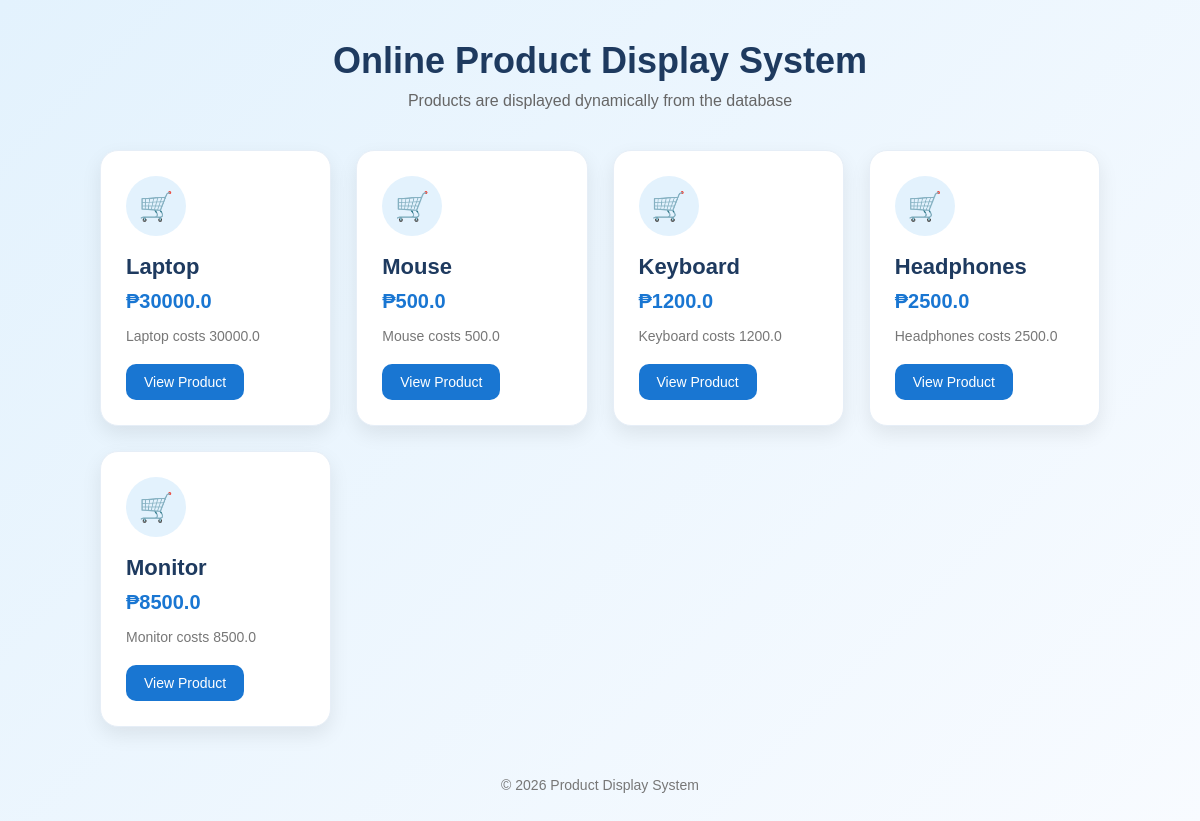
Screenshot of /products/ with the database file from the repository.
### products/models.py (models this page shows, shortened)
class Product(models.Model):
    name = models.CharField(max_length=100)
    price = models.FloatField()
    def product_info(self):
        return f"{self.name} costs {self.price}"

### products/views.py (the view)
# urls.py: path('products/', views.product_list, name='product_list'),
def product_list(request):
    products = Product.objects.all()
    return render(request, 'products/product_list.html', {
        'products': products
    })

### products/templates/products/product_list.html (shortened to what this page needs)
<!DOCTYPE html>
<html lang="en">
<head>
</head>
<body>
    <div class="container">
        <div class="header">
            <h1>Online Product Display System</h1>
            <p>Products are displayed dynamically from the database</p>
        </div>
        <div class="product-grid">
            {% for product in products %}
                <div class="product-card">
                    <div class="product-icon">🛒</div>
                    <h2>{{ product.name }}</h2>
                    <p class="price">₱{{ product.price }}</p>
                    <p class="info">
                        {{ product.product_info }}
                    </p>
                    <a href="#" class="btn">View Product</a>
                </div>
            {% empty %}
                <div class="empty-message">
                    <h2>No Products Available</h2>
                    <p>Please add products using the Django Shell.</p>
                </div>
            {% endfor %}
        </div>
        <footer>
            <p>&copy; 2026 Product Display System</p>
        </footer>
    </div>
</body>
</html>

### products/templates/products/product_list.html (style rules this page uses)
* { margin: 0; padding: 0; box-sizing: border-box; font-family: Arial, sans-serif; }
body { background: linear-gradient(135deg, #e3f2fd, #f8fbff); min-height: 100vh; padding: 40px; }
.container { max-width: 1000px; margin: auto; }
.header { text-align: center; margin-bottom: 40px; }
.header h1 { font-size: 36px; color: #1e3a5f; margin-bottom: 10px; }
.header p { color: #666; font-size: 16px; }
.product-grid { display: grid; grid-template-columns: repeat(auto-fit, minmax(230px, 1fr)); gap: 25px; }
.product-card { background: white; padding: 25px; border-radius: 18px; box-shadow: 0 8px 20px rgba(0, 0, 0, 0.08); transition: 0.3s ease; border: 1px solid #e6eef7; }
.product-icon { width: 60px; height: 60px; background: #e3f2fd; color: #1976d2; border-radius: 50%; display: flex; align-items: center; justify-content: center; font-size: 28px; margin-bottom: 18px; }
.product-card h2 { font-size: 22px; color: #1e3a5f; margin-bottom: 10px; }
.price { font-size: 20px; font-weight: bold; color: #1976d2; margin-bottom: 15px; }
.info { font-size: 14px; color: #777; margin-bottom: 20px; }
.btn { display: inline-block; padding: 10px 18px; background: #1976d2; color: white; text-decoration: none; border-radius: 10px; font-size: 14px; transition: 0.3s; }
footer { text-align: center; margin-top: 50px; color: #777; font-size: 14px; }

### rows the page displays
Product: name "Laptop", price "30000.0", product_info "Laptop costs 30000.0"
Product: name "Mouse", price "500.0", product_info "Mouse costs 500.0"
Product: name "Keyboard", price "1200.0", product_info "Keyboard costs 1200.0"
Product: name "Headphones", price "2500.0", product_info "Headphones costs 2500.0"
Product: name "Monitor", price "8500.0", product_info "Monitor costs 8500.0"
